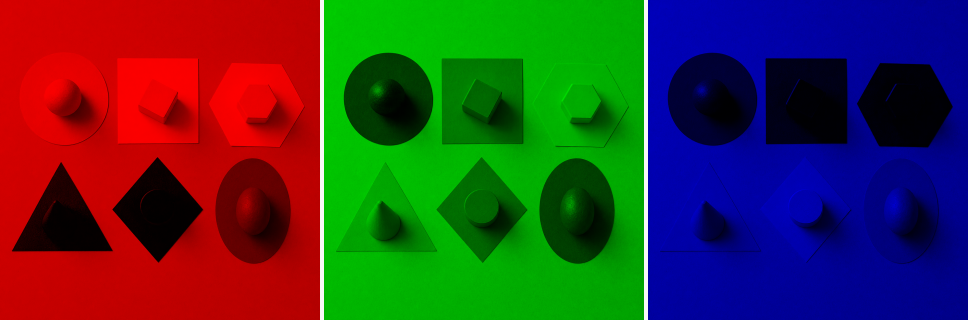
#> input picture assets/demo/classical-diagnostics/rgb-channels.png, 1936 x 640 px (shown at 1/2 size)
$ python K_Means_Clustering.py assets/demo/classical-diagnostics/rgb-channels.png
#> lines starting #> are read from the running program, lines starting #| are printed output that depends on the picture; after the words box and inside, x2 and y2 are one past the last pixel; in counts of white or black regions, pixels touching at a corner belong together
#> in load_rgb, image is the input picture: shape (640, 1936, 3); mean B, G, R 43.7, 51.8, 60.5
### src/kmeans_color_studio/core.py
"""Image color quantization and palette export utilities."""

from __future__ import annotations

from dataclasses import dataclass
import json
from pathlib import Path
import time
from typing import Literal

import cv2
import numpy as np


@dataclass(frozen=True)
class QuantizationResult:
    """Result of a deterministic K-Means color quantization run."""

    image: np.ndarray
    palette: np.ndarray
    counts: np.ndarray
    mean_squared_error: float
    fit_distortion: float
    elapsed_seconds: float
    color_space: str

    @property
    def colors(self) -> list[dict[str, object]]:
        total = int(self.counts.sum())
        items: list[dict[str, object]] = []
        for rgb, count in zip(self.palette, self.counts, strict=True):
            r, g, b = (int(channel) for channel in rgb)
            items.append(
                {
                    "rgb": [r, g, b],
                    "hex": f"#{r:02X}{g:02X}{b:02X}",
                    "pixel_count": int(count),
                    "fraction": round(int(count) / total, 6),
                }
            )
        return items

    @property
    def clusters(self) -> int:
        return len(self.palette)


def _validate_image(image: np.ndarray, clusters: int) -> np.ndarray:
    if image is None or not isinstance(image, np.ndarray):
        raise ValueError("image must be a NumPy array")
    if image.ndim != 3 or image.shape[2] != 3:
        raise ValueError("image must have shape (height, width, 3) in RGB order")
    if image.size == 0:
        raise ValueError("image cannot be empty")
    if not 2 <= clusters <= 32:
        raise ValueError("clusters must be between 2 and 32")
    if image.shape[0] * image.shape[1] < clusters:
        raise ValueError("image must contain at least as many pixels as clusters")
    if image.dtype != np.uint8:
        image = np.clip(image, 0, 255).astype(np.uint8)
    return np.ascontiguousarray(image)


def quantize_image(
    image: np.ndarray,
    clusters: int = 5,
    *,
    seed: int = 42,
    max_samples: int = 100_000,
    attempts: int = 5,
    color_space: Literal["rgb", "lab"] = "rgb",
) -> QuantizationResult:
    """Reduce an RGB image to ``clusters`` colors.

    K-Means is fitted on a reproducible random pixel sample for large images, then
    every pixel is assigned to its nearest center. Palette entries are sorted by
    frequency so the first item is always the dominant color.
    """
#> called with clusters = 5, seed = 42, max_samples = 100000, attempts = 5, color_space = 'rgb'

    image = _validate_image(image, clusters)
    if color_space not in {"rgb", "lab"}:
        raise ValueError("color_space must be 'rgb' or 'lab'")
    if max_samples < clusters:
        raise ValueError("max_samples must be at least the number of clusters")
    if attempts < 1:
        raise ValueError("attempts must be positive")

    started = time.perf_counter()
    working_image = cv2.cvtColor(image, cv2.COLOR_RGB2LAB) if color_space == "lab" else image
    pixels = working_image.reshape(-1, 3).astype(np.float32)
    rng = np.random.default_rng(seed)
    if len(pixels) > max_samples:
        indices = rng.choice(len(pixels), size=max_samples, replace=False)
        fit_pixels = pixels[indices]
    else:
        fit_pixels = pixels

    cv2.setRNGSeed(int(seed))
    criteria = (
        cv2.TERM_CRITERIA_EPS + cv2.TERM_CRITERIA_MAX_ITER,
        100,
        0.2,
    )
    _, _, centers = cv2.kmeans(
        fit_pixels,
        clusters,
        None,
        criteria,
        attempts,
        cv2.KMEANS_PP_CENTERS,
    )
#> centers = [[0, 169, 0], [200.9, 0, 0], [0, 0, 153.6], [11.46, 16.32, 10.36], [248, 248, 248]]

    # Assign in chunks to keep memory bounded for multi-megapixel images.
    labels = np.empty(len(pixels), dtype=np.int32)
    fit_error_sum = 0.0
    chunk_size = 250_000
    for start in range(0, len(pixels), chunk_size):
        chunk = pixels[start : start + chunk_size]
        distances = np.sum((chunk[:, None, :] - centers[None, :, :]) ** 2, axis=2)
        chunk_labels = np.argmin(distances, axis=1)
        labels[start : start + len(chunk)] = chunk_labels
        fit_error_sum += float(distances[np.arange(len(chunk)), chunk_labels].sum())
#> this loop made 5 passes
#> (start, fit_error_sum) on passes 2 to 5: (250000, 374781000), (500000, 574375544), (750000, 889218648), (1000000, 921991472)
#> fit_error_sum on pass 1: 74654760
#> after the loop, fit_error_sum = 921991472

    counts = np.bincount(labels, minlength=clusters)
#> counts = [344117, 348601, 321524, 214558, 10240]
    order = np.argsort(-counts, kind="stable")
#> order = [1, 0, 2, 3, 4]
    remap = np.empty(clusters, dtype=np.int32)
    remap[order] = np.arange(clusters)
    sorted_labels = remap[labels]
    working_palette = np.clip(np.rint(centers[order]), 0, 255).astype(np.uint8)
#> working_palette = [[201, 0, 0], [0, 169, 0], [0, 0, 154], [11, 16, 10], [248, 248, 248]]
    working_quantized = working_palette[sorted_labels].reshape(image.shape)
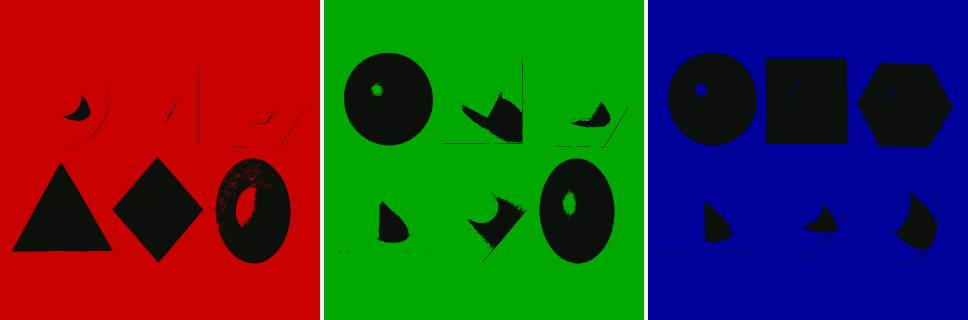
#> working_quantized: shape (640, 1936, 3) (shown at 1/2 size); mean R, G, B 60.5, 51.8, 43.7
    if color_space == "lab":
        quantized = cv2.cvtColor(working_quantized, cv2.COLOR_LAB2RGB)
        palette = cv2.cvtColor(working_palette[None, :, :], cv2.COLOR_LAB2RGB)[0]
    else:
        quantized = working_quantized
        palette = working_palette
#> palette has the same summary as working_palette
    rgb_error = image.astype(np.float32) - quantized.astype(np.float32)
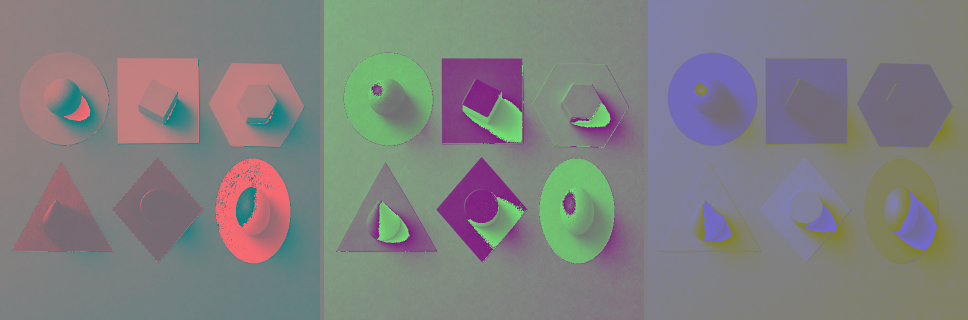
#> rgb_error: shape (640, 1936, 3) float32 (shown at 1/2 size); mean R, G, B 0, 0.1, 0; drawn with min black and max white

    return QuantizationResult(
        image=quantized,
        palette=palette,
        counts=counts[order].astype(np.int64),
        mean_squared_error=float(np.mean(rgb_error**2)),
        fit_distortion=fit_error_sum / len(pixels),
        elapsed_seconds=time.perf_counter() - started,
        color_space=color_space,
    )


def load_rgb(path: str | Path) -> np.ndarray:
    source = Path(path)
    image = cv2.imread(str(source), cv2.IMREAD_COLOR)
    if image is None:
        raise ValueError(f"could not read image: {source}")
    return cv2.cvtColor(image, cv2.COLOR_BGR2RGB)


def save_rgb(path: str | Path, image: np.ndarray) -> Path:
    destination = Path(path)
    destination.parent.mkdir(parents=True, exist_ok=True)
    ok = cv2.imwrite(str(destination), cv2.cvtColor(image, cv2.COLOR_RGB2BGR))
    if not ok:
        raise OSError(f"could not write image: {destination}")
    return destination


def build_comparison(original: np.ndarray, quantized: np.ndarray) -> np.ndarray:
    if original.shape != quantized.shape:
        raise ValueError("original and quantized images must have the same shape")
    header_height = 42
    gap = 12
    height, width = original.shape[:2]
#> height = 640; width = 1936
    canvas = np.full((height + header_height, width * 2 + gap, 3), 248, dtype=np.uint8)
    canvas[header_height:, :width] = original
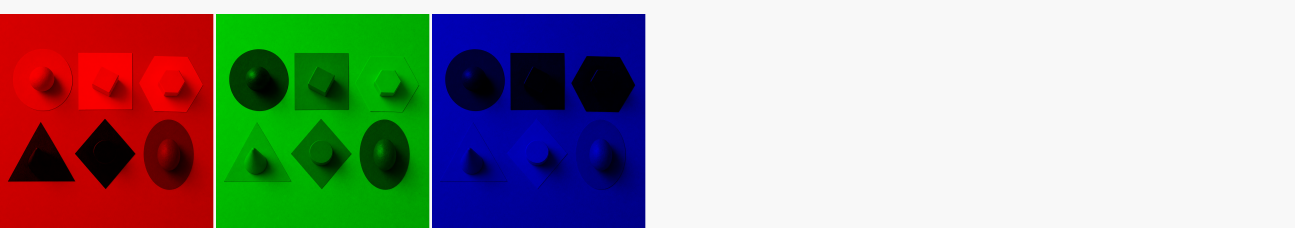
#> canvas: shape (682, 3884, 3) (shown at 1/3 size); mean R, G, B 160.3, 156.2, 152.4
    canvas[header_height:, width + gap :] = quantized
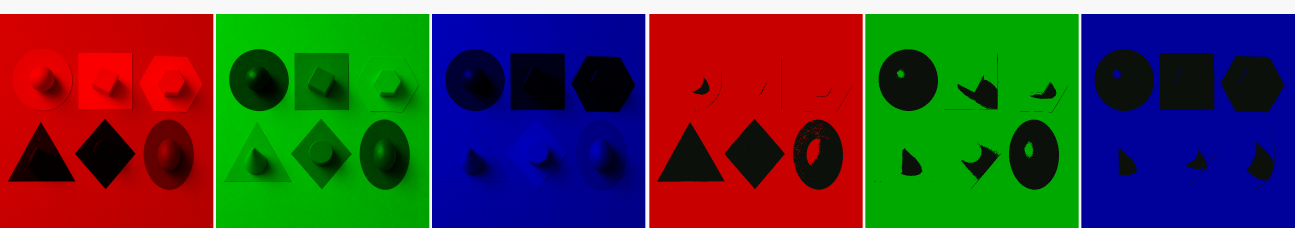
#> canvas: shape (682, 3884, 3) (shown at 1/3 size); mean R, G, B 72.6, 64.4, 56.9
    cv2.putText(canvas, "ORIGINAL", (12, 28), cv2.FONT_HERSHEY_SIMPLEX, 0.65, (35, 35, 35), 2)
#> canvas: shape (682, 3884, 3); 0.03% of pixels changed, all inside (x1, y1, x2, y2) = (13, 13, 102, 30)
    cv2.putText(
        canvas,
        "QUANTIZED",
        (width + gap + 12, 28),
        cv2.FONT_HERSHEY_SIMPLEX,
        0.65,
        (35, 35, 35),
        2,
    )
#> canvas: shape (682, 3884, 3); mean R, G, B 72.5, 64.3, 56.8
    return canvas


def export_palette_json(path: str | Path, result: QuantizationResult) -> Path:
    destination = Path(path)
    destination.parent.mkdir(parents=True, exist_ok=True)
    payload = {
        "colors": result.colors,
        "clusters": result.clusters,
        "color_space": result.color_space,
        "mean_squared_error": round(result.mean_squared_error, 4),
        "fit_distortion": round(result.fit_distortion, 4),
        "elapsed_seconds": round(result.elapsed_seconds, 6),
    }
    destination.write_text(json.dumps(payload, indent=2), encoding="utf-8")
    return destination


def export_palette_css(path: str | Path, result: QuantizationResult) -> Path:
    destination = Path(path)
    destination.parent.mkdir(parents=True, exist_ok=True)
    variables = "\n".join(
        f"  --dominant-color-{index}: {color['hex']};"
        for index, color in enumerate(result.colors, start=1)
    )
    destination.write_text(f":root {{\n{variables}\n}}\n", encoding="utf-8")
    return destination

### src/kmeans_color_studio/cli.py
"""Command-line interface for K-Means Color Studio."""

from __future__ import annotations

import argparse
import json
from pathlib import Path

from .analysis import analyze_cluster_range, render_elbow_svg, save_analysis_json
from .core import (
    build_comparison,
    export_palette_css,
    export_palette_json,
    load_rgb,
    quantize_image,
    save_rgb,
)
from .diagnostics import export_diagnostics


def build_parser() -> argparse.ArgumentParser:
    parser = argparse.ArgumentParser(
        prog="kmeans-color-studio",
        description="Quantize an image and export its dominant color palette.",
    )
    parser.add_argument("image", type=Path, help="input image path")
    parser.add_argument("--colors", "-k", default="5", help="palette size (2-32) or 'auto'")
    parser.add_argument("--color-space", choices=["rgb", "lab"], default="rgb")
    parser.add_argument("--min-colors", type=int, default=2, help="minimum K for --colors auto")
    parser.add_argument("--max-colors", type=int, default=10, help="maximum K for --colors auto")
    parser.add_argument("--output", "-o", type=Path, default=Path("output"))
    parser.add_argument("--seed", type=int, default=42)
    parser.add_argument("--max-samples", type=int, default=100_000)
    parser.add_argument("--diagnostics", action="store_true", help="export RGB, histogram, grayscale, equalization, and bit-depth diagnostics")
    parser.add_argument("--bits-per-channel", type=int, default=2, help="bit-depth preview used with --diagnostics")
    return parser


def main(argv: list[str] | None = None) -> int:
    args = build_parser().parse_args(argv)
    original = load_rgb(args.image)
    analysis = None
    if str(args.colors).lower() == "auto":
        analysis = analyze_cluster_range(
            original,
            minimum=args.min_colors,
            maximum=args.max_colors,
            color_space=args.color_space,
            seed=args.seed,
        )
        clusters = analysis.selected_clusters
    else:
        try:
            clusters = int(args.colors)
        except ValueError as exc:
            raise ValueError("--colors must be an integer or 'auto'") from exc
    result = quantize_image(
        original,
        clusters=clusters,
        seed=args.seed,
        max_samples=args.max_samples,
        color_space=args.color_space,
    )
    args.output.mkdir(parents=True, exist_ok=True)
    save_rgb(args.output / "quantized.png", result.image)
    save_rgb(args.output / "comparison.png", build_comparison(original, result.image))
    export_palette_json(args.output / "palette.json", result)
    export_palette_css(args.output / "palette.css", result)
    if analysis is not None:
        save_analysis_json(args.output / "cluster_analysis.json", analysis)
        render_elbow_svg(args.output / "cluster_analysis.svg", analysis)
    diagnostics = export_diagnostics(args.output / "diagnostics", original, bits_per_channel=args.bits_per_channel) if args.diagnostics else None
    report = {
        "input": str(args.image),
        "output": str(args.output),
        "clusters": clusters,
        "color_space": result.color_space,
        "colors": result.colors,
        "mean_squared_error": round(result.mean_squared_error, 4),
        "fit_distortion": round(result.fit_distortion, 4),
        "elapsed_seconds": round(result.elapsed_seconds, 4),
        "diagnostics": diagnostics,
    }
    print(json.dumps(report, indent=2))
#> (printed output is left out)
    return 0

### K_Means_Clustering.py
"""Backward-compatible entry point for the rebuilt project."""

from kmeans_color_studio.cli import main


if __name__ == "__main__":
    raise SystemExit(main())
#> (the program exits here)
